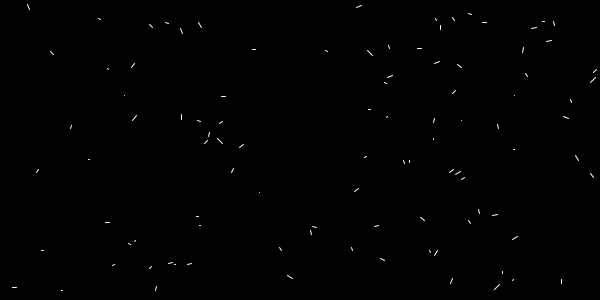
Frame 1 (no input)
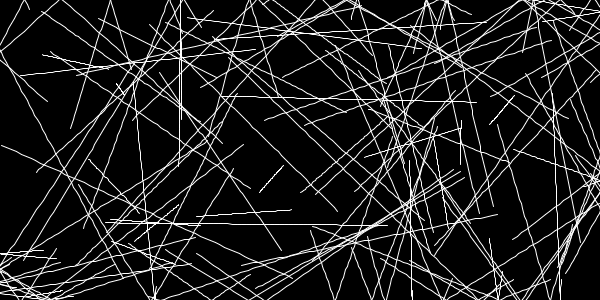
Frame 60 (the mouse pressed at the canvas centre just before this capture)
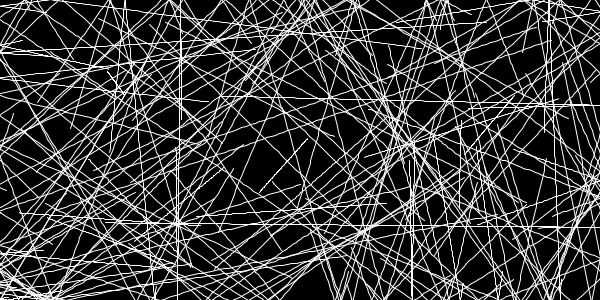
Frame 120 (the mouse held since frame 60 and released just before this capture)

The Processing sketch that drew these frames (run headless with seeded random() and noise(); from frame 60 on, the mouse is pressed at the canvas centre):

// Processing sketch: processing_109355
// ── processing_109355.pde

int howMany = 100;
int col = 255;
int incr = 5;
Element[] Elem = new Element[howMany];

void setup() {
  PVector location;
  PVector speed;
  size(600, 300);
  background(0);

  for (int i = 0; i < howMany; i ++) {
    location = new PVector(random(width), random(height));
    //speed = new PVector(random(5), random(2));
    speed = new PVector(random(-incr,incr),random(-incr,incr));
    Elem[i] = new Element(location, speed);
  }
}

void draw() {
  for (int i = 0; i < howMany; i ++) {
    Elem[i].display();
  }
  if (frameCount % 700 ==0) {
    col = abs(col-255);
  }
}

void mouseClicked() {
  save(random(12345)+".png");
}

class Element {

  PVector location, speed;
  float prevX, prevY;

  Element(PVector _location, PVector _speed) {
    location = _location;
    speed = _speed;
  }

  void display() {
    stroke(col);
    strokeWeight(1);
    prevX = location.x;
    prevY = location.y;
    location.add(speed);
    
    line(prevX, prevY, location.x, location.y);

    if (location.x > width || location.x < 0) {
      speed.x *= -1;
    }
    if (location.y > height || location. y < 0) {
      speed.y *= -1;
    }
  }
}
